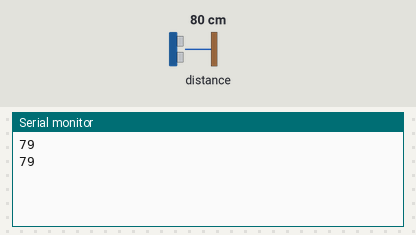
Simulated run of this sketch. Board: Arduino Uno, built with avr-gcc and run on an emulated ATmega328P. On the bench: the last lines printed to the serial monitor. Wiring (inferred from the names in the program): ultrasonic range finder: trigger pin 2; echo pin 0. The test bench sets the inputs (shaded band); at power-on: distance to the obstacle 80 cm. The echo pulse lasts 58.3 µs per cm.

Above: at 2.3 s.
2.4 s: distance to the obstacle set to 2 cm
At 3.9 s:
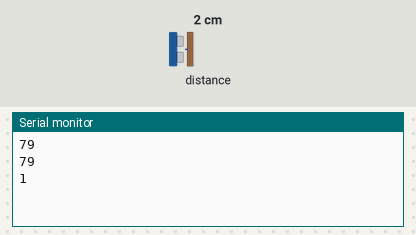
4.5 s: distance to the obstacle set to 4 cm
At 5.1 s:
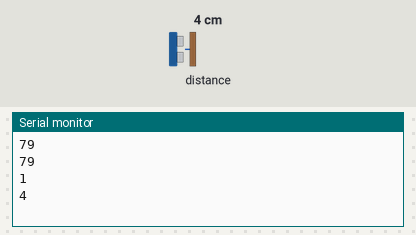
Timing chart, 0 to 7.5 s (numbered marks = the images above; inputs shaded):
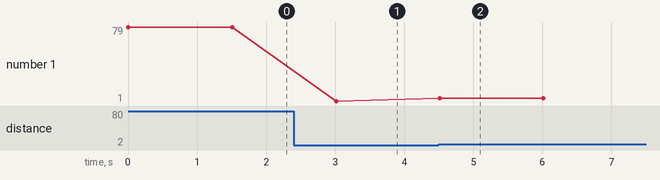

Measured:
- after the input at 2.4 s, the serial monitor: prints a new line after 0.61 s (image 1)
- after the input at 4.5 s, the serial monitor: prints a new line at once (image 2)
- plotted number 1: 79 → 1 after the input at 2.4 s, 1 → 4 after the input at 4.5 s

The sketch:

ultra.ino
```cpp
int trig= 2;            // D4//orange
int echo= 0;            //D3//merah
long durasi, jarak;     // membuat variabel durasi dan jarak

void setup() {
pinMode(trig, OUTPUT);    // set pin trig menjadi OUTPUT
pinMode(echo, INPUT);     // set pin echo menjadi INPUT
Serial.begin(9600);       // digunakan untuk komunikasi Serial dengan komputer
}

void loop() {

// program dibawah ini agar trigger memancarakan suara ultrasonic
digitalWrite(trig, LOW);
delayMicroseconds(8);
digitalWrite(trig, HIGH);
delayMicroseconds(8);
digitalWrite(trig, LOW);
delayMicroseconds(8);

durasi= pulseIn(echo, HIGH);  // menerima suara ultrasonic
jarak= (durasi/2) / 29.1;     // mengubah durasi menjadi jarak (cm)
Serial.println(jarak);        // menampilkan jarak pada Serial Monitor
delay (1500);

}
```
